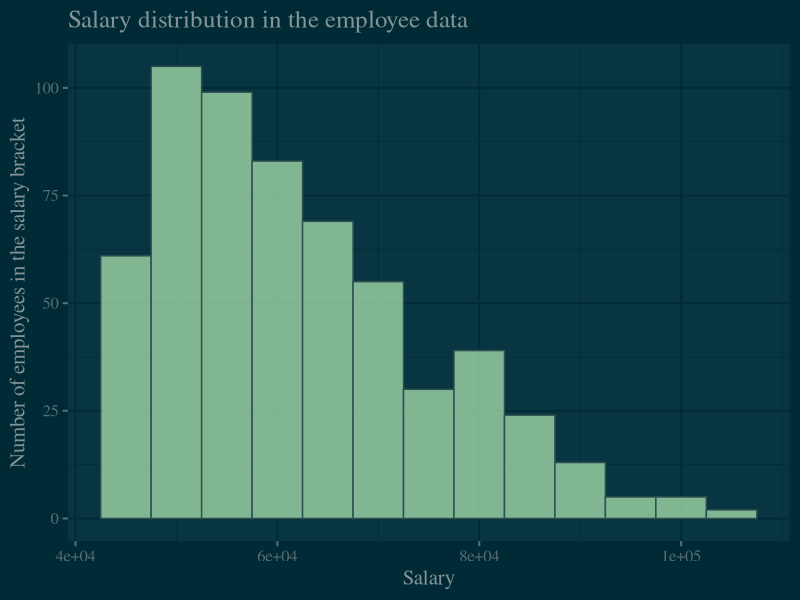

Recreate this plot in R.
#*************************************************************#
#                    histogram with ggplot2                   #
#*************************************************************#

library(tidyverse)
library(ggthemes) 

#Read the data and factor the variables for gender and title

emp <- read.csv("employeeData.csv", stringsAsFactors = F, header = TRUE)
emp <- as_tibble(emp)
emp$gender <- as.factor(emp$gender)
emp$title <- as.factor(emp$title)

emp.a <- filter(emp, salary > 45000)
hist <- ggplot(emp.a, aes(salary))
plot_hist <- hist + geom_histogram(binwidth = 5000, color = "darkslategray",
                                   fill = "darkseagreen2", alpha = 0.7) +
                                   labs(title = "Salary distribution in the employee data",
                                   x = "Salary", y = "Number of employees in the salary bracket") +
                                   theme_solarized_2(light = FALSE, base_size = 15, base_family = "serif")
print(plot_hist)